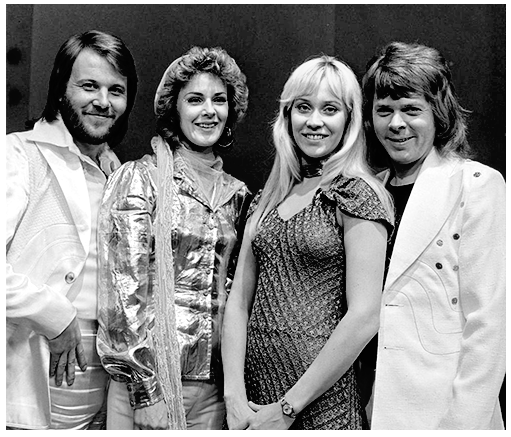
#> input picture Face_Detection/images/abba.PNG, 511 x 437 px, found by its file name
$ jupyter execute '1 - Faces.ipynb'
#> lines starting #> are read from the running program, lines starting #| are printed output that depends on the picture; after the words box and inside, x2 and y2 are one past the last pixel; in counts of white or black regions, pixels touching at a corner belong together
[cell 1]
import numpy as np
import cv2
import sys

[cell 2]
imagePath = "abba.png"
cascPath = "./Cascades/haarcascade_frontalface_default.xml"


faceCascade = cv2.CascadeClassifier(cascPath)

[cell 3]
image = cv2.imread(imagePath)
#> image is the input picture: shape (437, 511, 3); min 0, max 255, mean 136.5
gray = cv2.cvtColor(image, cv2.COLOR_BGR2GRAY)

[cell 4]
# Detect faces in the image
faces = faceCascade.detectMultiScale(
    gray,
    scaleFactor=1.1,
    minNeighbors=5,
    minSize=(30, 30),
    flags=cv2.CASCADE_SCALE_IMAGE
)
#> faces = [[174, 75, 65, 65], [62, 59, 76, 76], [360, 82, 76, 76], [270, 72, 92, 92]]

[cell 5]
print("Found {0} faces!".format(len(faces)))
#| Found 4 faces!


# Draw a rectangle around the faces
for (x, y, w, h) in faces:
    cv2.rectangle(image, (x, y), (x+w, y+h), (0, 255, 0), 2)
#> this loop made 4 passes
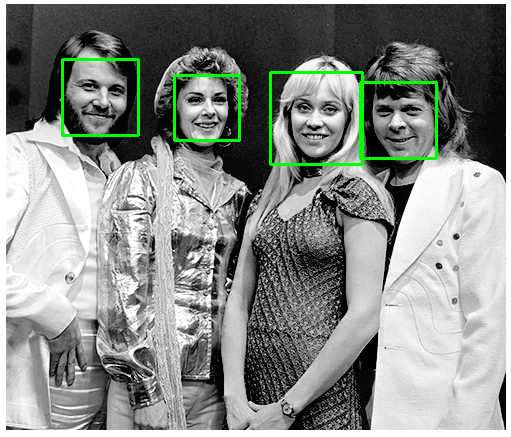
#> image: shape (437, 511, 3); 1.61% of pixels changed, all inside (x1, y1, x2, y2) = (61, 58, 438, 166)

cv2.imshow("Faces found", image)
cv2.waitKey(0)
#> Out = 27

[cell 6]
imagePath = "little_mix.jpg"


image = cv2.imread(imagePath)
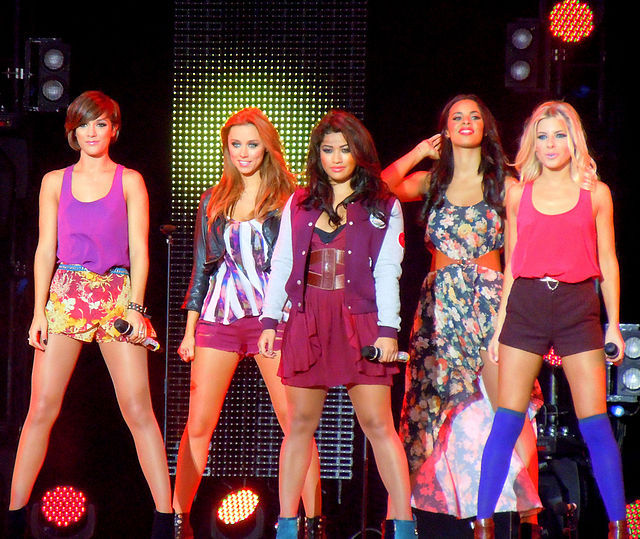
#> input picture Face_Detection/images/little_mix.jpg, 640 x 539 px, found by its file name
#> image is the input picture: shape (539, 640, 3); mean B, G, R 68.5, 65.2, 109.7
gray = cv2.cvtColor(image, cv2.COLOR_BGR2GRAY)
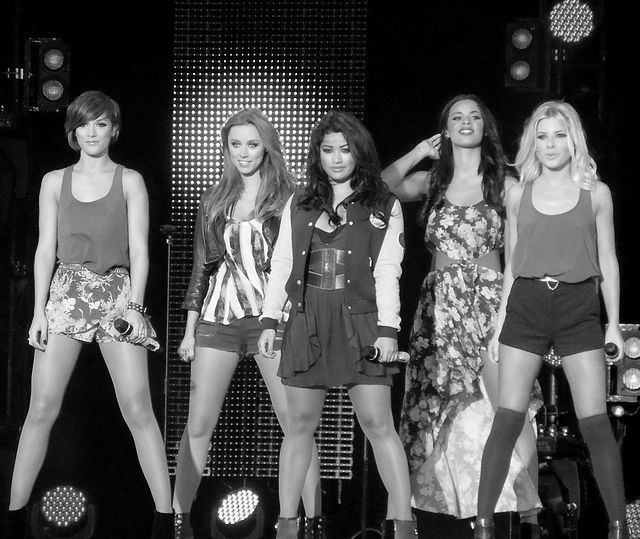
#> gray: shape (539, 640); min 0, max 255, mean 78.9

[cell 7]
print("Found {0} faces!".format(len(faces)))
#| Found 4 faces!


# Draw a rectangle around the faces
for (x, y, w, h) in faces:
    cv2.rectangle(image, (x, y), (x+w, y+h), (0, 255, 0), 2)
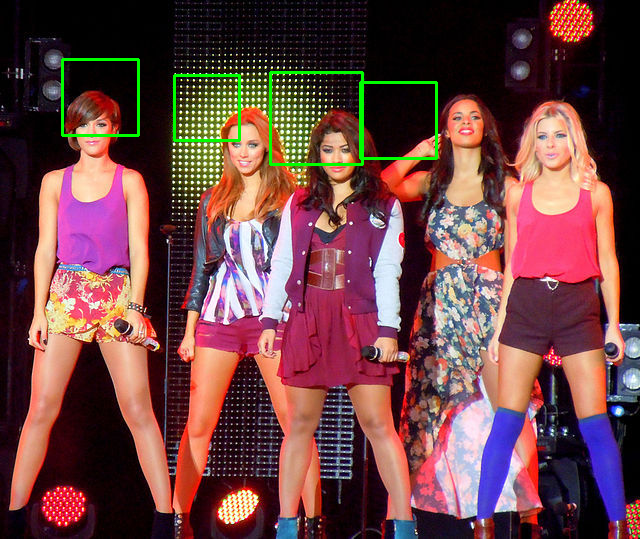
#> image: shape (539, 640, 3); 1.04% of pixels changed, all inside (x1, y1, x2, y2) = (61, 58, 438, 166)

cv2.imshow("Faces found", image)
cv2.waitKey(0)
#> Out = 27
